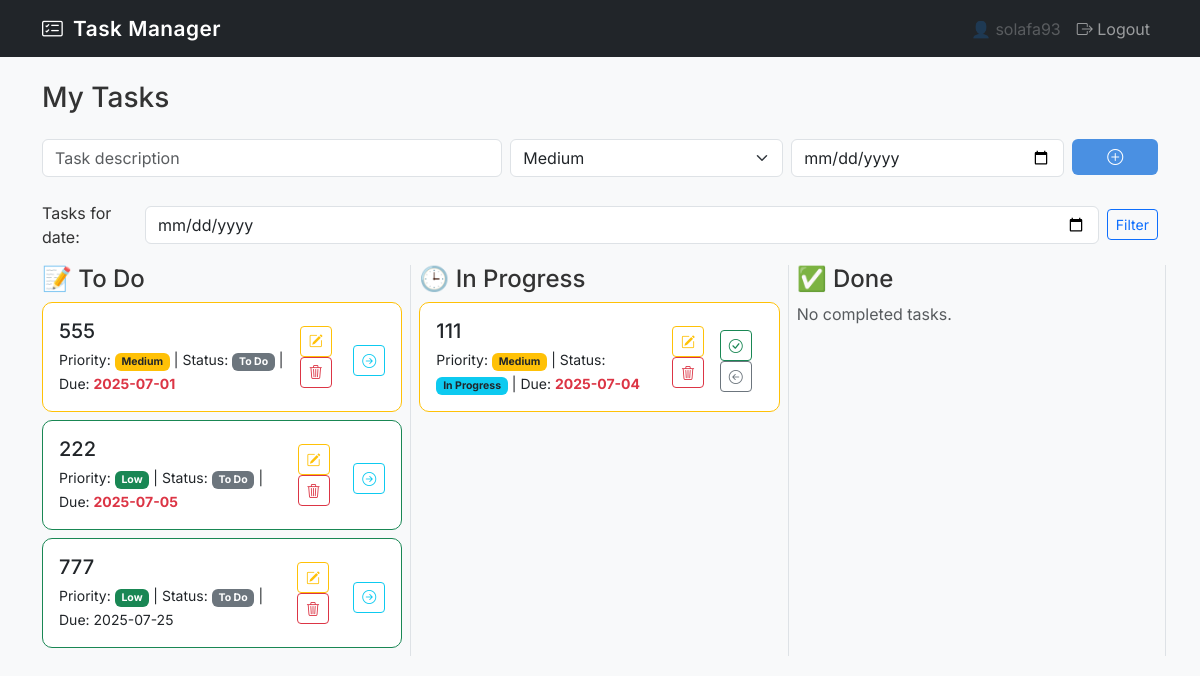
Page / (signed in) on the earlier database version.
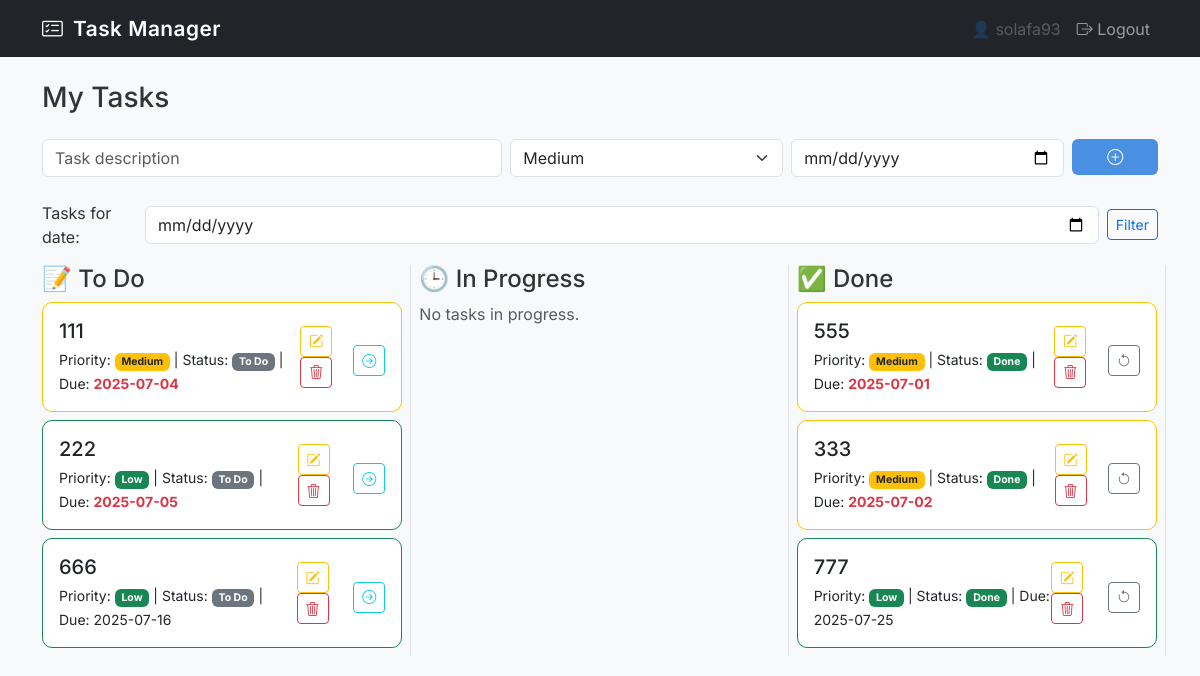
Same page on the later database version.
### app.py (models this page shows, shortened)
class User(UserMixin, db.Model):
    id = db.Column(db.Integer, primary_key=True)
    username = db.Column(db.String(150), unique=True)
    password_hash = db.Column(db.String(150))
    tasks = db.relationship('Task', backref='user', lazy=True)

class Task(db.Model):
    id = db.Column(db.Integer, primary_key=True)
    content = db.Column(db.String(200), nullable=False)
    priority = db.Column(db.String(10), default='Medium')  # High, Medium, Low
    due_date = db.Column(db.Date, nullable=True)
    user_id = db.Column(db.Integer, db.ForeignKey('user.id'), nullable=False)
    status = db.Column(db.String(20), nullable=False, default='To Do') # To Do, In Progress, Done

### app.py (the view)
@app.route('/')
@login_required
def index():
    date_str = request.args.get('date')
    filter_status = request.args.get('status')
    today = date.today()
    selected_date = date_str if date_str else ''
    base_query = Task.query.filter_by(user_id=current_user.id)
    if date_str:
        try:
            selected = datetime.strptime(date_str,'%Y-%m-%d').date()
            base_query = base_query.filter(Task.due_date == selected)
        except ValueError:
            pass
    if filter_status:
        query = query.filter(Task.status == filter_status)
    priority_order = case(
        (Task.priority == 'High', 1),
        (Task.priority == 'Medium', 2),
        (Task.priority == 'Low', 3),
        else_=4
    )
    tasks_to_do = base_query.filter(Task.status == 'To Do').order_by(priority_order)
    tasks_in_progress = base_query.filter(Task.status == 'In Progress').order_by(priority_order)
    tasks_done = base_query.filter(Task.status == 'Done').order_by(priority_order)
    return render_template('index.html', tasks_to_do=tasks_to_do,tasks_in_progress= tasks_in_progress,tasks_done= tasks_done, today=today, selected_date=selected_date)

### app.py (called while the page is built)
@login_manager.user_loader
def load_user(user_id):
    return User.query.get(int(user_id))

### templates/index.html (shortened to what this page needs)
{% extends 'base.html' %}
{% block content %}
<h3 class="mb-4">My Tasks</h3>
{% macro render_task(task, today) %}
  <div class="card mb-2 border
    {% if task.priority == 'High' %}border-danger
    {% elif task.priority == 'Medium' %}border-warning
    {% else %}border-success{% endif %}">
    <div class="card-body d-flex justify-content-between align-items-center">
      <div>
        <h5 class="mb-1">{{ task.content }}</h5>
        <small>
          Priority:
          <span class="badge
            {% if task.priority == 'High' %}bg-danger
            {% elif task.priority == 'Medium' %}bg-warning text-dark
            {% else %}bg-success{% endif %}">
            {{ task.priority }}
          </span>
          |
          Status:
          <span class="badge
            {% if task.status == 'To Do' %}bg-secondary
            {% elif task.status == 'In Progress' %}bg-info text-dark
            {% elif task.status == 'Done' %}bg-success{% endif %}">
            {{ task.status }}
          </span>
          |
          Due:
          <span class="{% if task.due_date and task.due_date < today %}text-danger fw-bold{% endif %}">
            {{ task.due_date.strftime('%Y-%m-%d') if task.due_date else 'None' }}
          </span>
        </small>
      </div>
      <div>
        <a href="{{ url_for('edit_task', task_id=task.id) }}" class="btn btn-sm btn-outline-warning me-2" title="Edit">
          <i class="bi bi-pencil-square"></i>
        </a>
        <a href="{{ url_for('delete_task', task_id=task.id) }}" class="btn btn-sm btn-outline-danger" title="Delete">
          <i class="bi bi-trash3"></i>
        </a>
      </div>
      <div class="mt-2">
        {% if task.status == 'To Do' %}
         <form method="POST" action="{{ url_for('update_status', task_id=task.id) }}" class="d-inline">
          <button type="submit" class="btn btn-sm btn-outline-info" title="Move to In Progress">
            <i class="bi bi-arrow-right-circle"></i>
          </button>
         </form>
         {% elif task.status == 'In Progress' %}
           <form method="POST" action="{{ url_for('update_status', task_id=task.id) }}" class="d-inline">
            <button type="submit" class="btn btn-sm btn-outline-success" title="Mark as Done">
              <i class="bi bi-check-circle"></i>
            </button>
           </form>
            <form method="POST" action="{{ url_for('update_status', task_id=task.id) }}" class="d-inline">
              <button type="submit" class="btn btn-sm btn-outline-secondary" title="Back to To Do">
                <i class="bi bi-arrow-left-circle"></i>
              </button>
            </form>
            {% elif task.status == 'Done' %}
             <form method="POST" action="{{ url_for('update_status', task_id=task.id) }}" class="d-inline">
              <button type="submit" class="btn btn-sm btn-outline-secondary" title="Move to To Do">
                <i class="bi bi-arrow-counterclockwise"></i>
              </button>
             </form>
             {% endif %}
      </div>
    </div>
  </div>
{% endmacro %}
<form method="POST" action="{{ url_for('add_task') }}" class="mb-4">
  <div class="row g-2">
    <div class="col-md-5">
      <input type="text" name="task" class="form-control" placeholder="Task description" required>
    </div>
    <div class="col-md-3">
      <select name="priority" class="form-select">
        <option value="Medium" selected>Medium</option>
      </select>
    </div>
    <div class="col-md-3">
      <input type="date" name="due_date" class="form-control">
    </div>
    <div class="col-md-1">
      <button type="submit" class="btn btn-primary w-100" title="Add Task">
        <i class="bi bi-plus-circle"></i>
      </button>
    </div>
  </div>
</form>
<form method="GET" class="mb-3 d-flex align-items-center" action="{{ url_for('index') }}">
  <label class="me-2 mb-0">Tasks for date:</label>
  <input type="date" name="date" class="form-control me-2" value="{{ selected_date }}">
  <button type="submit" class="btn btn-sm btn-outline-primary">Filter</button>
</form>
<div class="row g-3">
  <div class="col-md-4 border-end">
    <h4>📝 To Do</h4>
    {% for task in tasks_to_do %}
      {{ render_task(task, today) }}
    {% else %}
      <p class="text-muted">No tasks to do.</p>
    {% endfor %}
  </div>
  <div class="col-md-4 border-end">
    <h4>🕒 In Progress</h4>
    {% for task in tasks_in_progress %}
      {{ render_task(task, today) }}
    {% else %}
      <p class="text-muted">No tasks in progress.</p>
    {% endfor %}
  </div>
  <div class="col-md-4 border-end">
    <h4>✅ Done</h4>
    {% for task in tasks_done %}
      {{ render_task(task, today) }}
    {% else %}
      <p class="text-muted">No completed tasks.</p>
    {% endfor %}
  </div>
</div>
{% endblock %}

### templates/base.html (shortened to what this page needs)
<!DOCTYPE html>
<html lang="en">
<head>
    <link href="https://cdn.jsdelivr.net/npm/bootstrap@5.3.3/dist/css/bootstrap.min.css" rel="stylesheet">
    <link href="https://cdn.jsdelivr.net/npm/bootstrap-icons@1.11.3/font/bootstrap-icons.css" rel="stylesheet">
    <link rel="stylesheet" href="{{ url_for('static', filename='style.css') }}">
</head>
<body class="bg-light">
    <nav class="navbar navbar-expand-lg navbar-dark bg-dark">
        <div class="container">
            <a class="navbar-brand" href="{{ url_for('index') }}">
            <i class="bi bi-card-checklist me-1"></i> Task Manager
            </a>
            <div class="collapse navbar-collapse" id="navbarNav">
                <ul class="navbar-nav ms-auto">
                    {% if current_user.is_authenticated %}
                        <li class="nav-item">
                            <span class="nav-link disabled">👤 {{ current_user.username }}</span>
                        </li>
                        <li class="nav-item">
                            <a class="nav-link" href="{{ url_for('logout') }}">
                            <i class="bi bi-box-arrow-right"></i> Logout</a>
                        </li>
                    {% endif %}
                </ul>
            </div>
        </div>
    </nav>
    <div class="container mt-4">
        {% block content %}{% endblock %}
    </div>
</body>
</html>

### static/style.css (style rules this page uses)
body { font-family: 'Inter', sans-serif; background-color: #f8f9fa; color: #333; animation: fadeInBody 0.6s ease-in-out; }
.navbar-brand { font-weight: 600; font-size: 1.3rem; letter-spacing: 0.5px; }
.btn-primary { background-color: #4a90e2; border: none; transition: background-color 0.2s ease-in-out; }
.card { border-radius: 10px; transition: transform 0.2s ease; }

Differences in the rows shown:
changed Task (number 1 of 6 on the later page): moves from the list under "🕒 In Progress" to the list under "📝 To Do"
added Task: content "666", priority "Low", status "To Do", due_date "2025-07-16", shown under "📝 To Do"
changed Task (number 4 of 6 on the later page): moves from the list under "📝 To Do" to the list under "✅ Done"
added Task: content "333", priority "Medium", status "Done", due_date "2025-07-02", shown under "✅ Done"
changed Task (number 6 of 6 on the later page): moves from the list under "📝 To Do" to the list under "✅ Done"
Other differences:
text no longer shown: "No completed tasks."
text now shown: "No tasks in progress."
